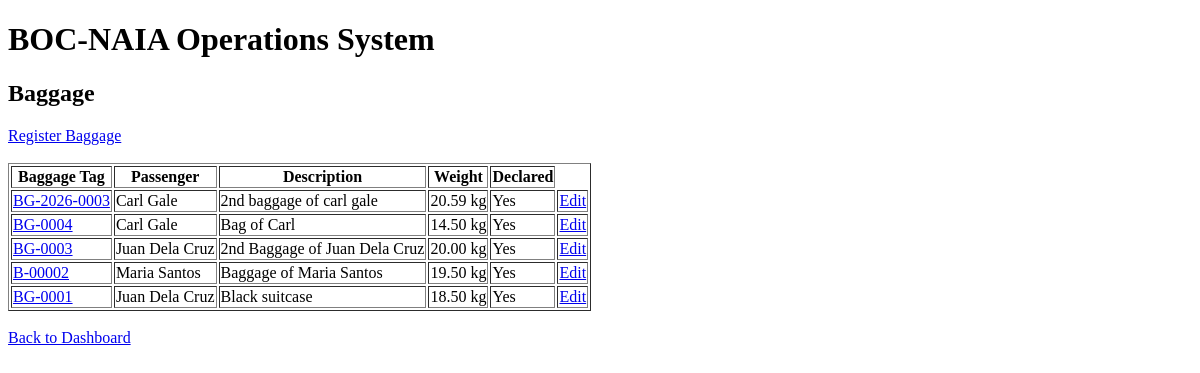
Before: /passengers/baggage/ (signed in) with the older database file.
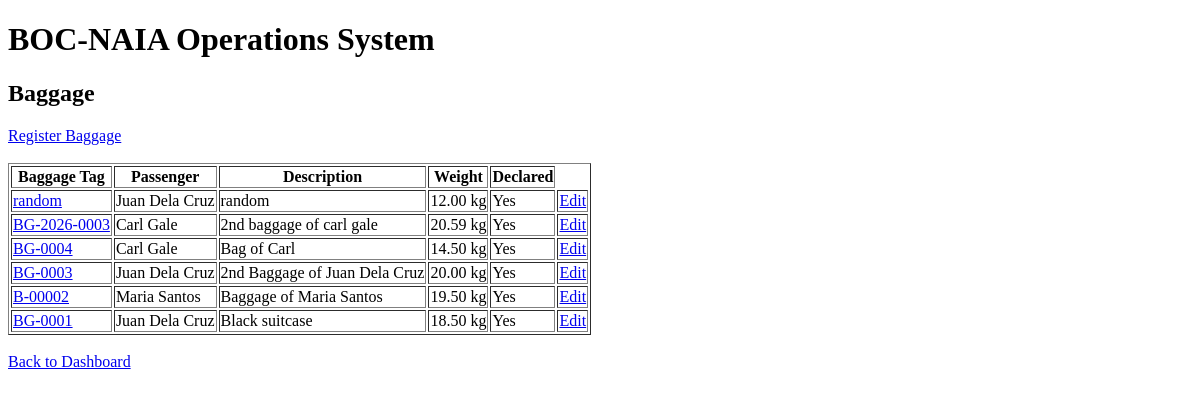
After: the same page with the newer database file.
### passengers/models.py (models this page shows, shortened)
class Baggage(models.Model):
    passenger = models.ForeignKey(
        Passenger,
        on_delete=models.PROTECT,
        related_name="baggage",
    )
    baggage_tag = models.CharField(
        max_length=30,
        unique=True,
    )
    description = models.CharField(
        max_length=255,
    )
    weight = models.DecimalField(
        max_digits=8,
        decimal_places=2,
    )
    declared = models.BooleanField(
        default=True,
    )
    created_at = models.DateTimeField(
        auto_now_add=True,
    )

class Passenger(models.Model):
    reference_number = models.CharField(max_length=20, unique=True)
    first_name = models.CharField(max_length=100)
    last_name = models.CharField(max_length=100)
    passport_number = models.CharField(max_length=30)
    nationality = models.CharField(max_length=100)
    flight = models.ForeignKey(
        "Flight",
        on_delete=models.PROTECT,
        related_name="passengers",
        null=True, blank=True
        )
    arrival_datetime = models.DateTimeField()
    created_at = models.DateTimeField(auto_now_add=True)
    def __str__(self):
        return f"{self.first_name} {self.last_name}"

### passengers/views.py (the view)
@login_required
@permission_required(
    "passengers.view_baggage",
    raise_exception=True,
)
def baggage_list(request):
    baggage = Baggage.objects.select_related(
        "passenger"
    ).order_by("-created_at")
    return render(
        request,
        "passengers/baggage_list.html",
        {
            "baggage": baggage,
        },
    )

### passengers/templates/passengers/baggage_list.html (shortened to what this page needs)
<!DOCTYPE html>
<html lang="en">
<head>
</head>
<body>
    <h1>BOC-NAIA Operations System</h1>
    <h2>Baggage</h2>
    <a href="{% url 'baggage_create' %}">
        Register Baggage
    </a>
    <br>
    <br>
    <table border="1">
        <thead>
            <tr>
                <th>Baggage Tag</th>
                <th>Passenger</th>
                <th>Description</th>
                <th>Weight</th>
                <th>Declared</th>
            </tr>
        </thead>
        <tbody>
            {% for item in baggage %}
                <tr>
                    <td>
                        <a href="{% url 'baggage_detail' item.id %}">
                            {{ item.baggage_tag }}
                        </a>
                    </td>
                    <td>
                        {{ item.passenger }}
                    </td>
                    <td>
                        {{ item.description }}
                    </td>
                    <td>
                        {{ item.weight }} kg
                    </td>
                    <td>
                        {% if item.declared %}
                            Yes
                        {% else %}
                            No
                        {% endif %}
                    </td>
                    <td>
                        <a href="{% url 'baggage_update' item.id %}">
                            Edit
                        </a>
                    </td>
                </tr>
            {% empty %}
                <tr>
                    <td colspan="5">
                        No baggage records found.
                    </td>
                </tr>
            {% endfor %}
        </tbody>
    </table>
    <br>
    <a href="{% url 'dashboard' %}">
        Back to Dashboard
    </a>
</body>
</html>

Changed rows visible on the page:
added Baggage: baggage_tag "random", passenger "Juan Dela Cruz", description "random", weight "12.00", declared "Yes"
